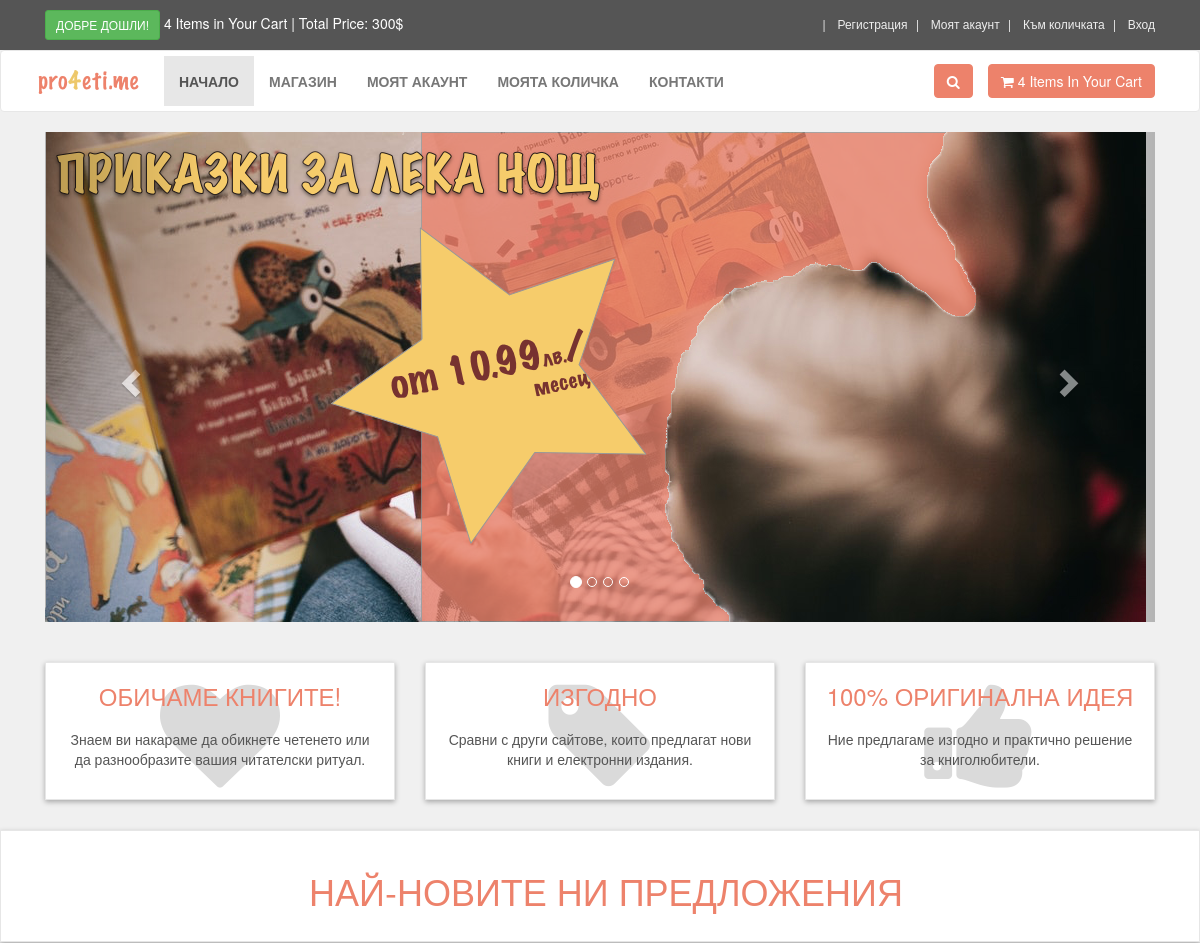
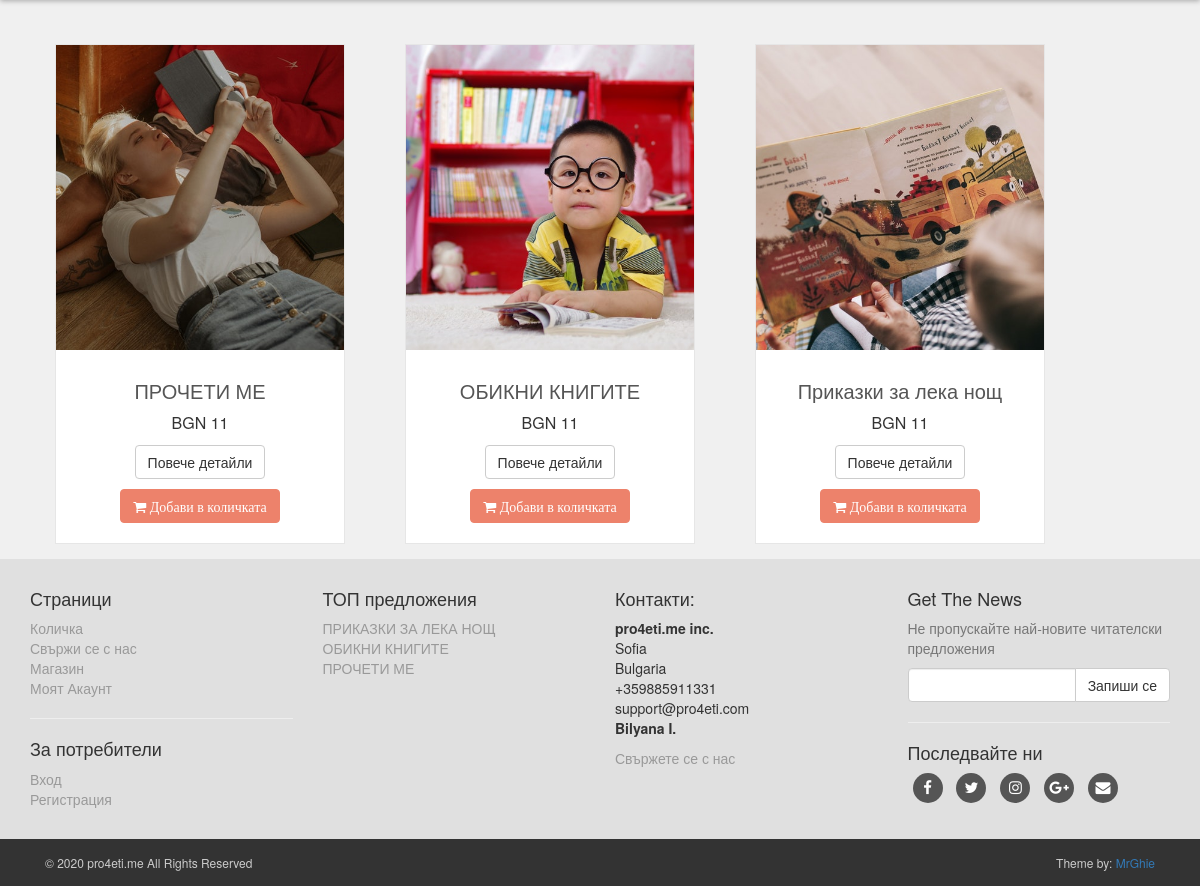
The page / on the database its author committed (2 pictures, top to bottom).
### tables this page shows
CREATE TABLE `slider` (
  `slider_id` int(10) NOT NULL,
  `slide_name` varchar(255) NOT NULL,
  `slide_image` text NOT NULL
);

CREATE TABLE `products` (
  `product_id` int(10) NOT NULL,
  `product_cat_id` int(10) NOT NULL,
  `cat_id` int(10) NOT NULL,
  `date` timestamp NOT NULL,
  `product_title` text NOT NULL,
  `product_img1` text NOT NULL,
  `product_img2` text NOT NULL,
  `product_img3` text NOT NULL,
  `product_price` int(10) NOT NULL,
  `product_keywords` text NOT NULL,
  `product_desc` text NOT NULL
);

CREATE TABLE `product_category` (
  `p_cat_id` int(10) NOT NULL,
  `p_cat_title` text NOT NULL,
  `p_cat_desc` text NOT NULL
);

### functions/functions.php (the view, shortened to what this page needs)
<?php
$db = mysqli_connect("localhost","root","","e_store");
function getPro(){
    global $db;
    $get_products = "select * from products order by 1 DESC LIMIT 0,8";
    $run_products = mysqli_query($db,$get_products);
    while($row_products = mysqli_fetch_array($run_products)){
        $pro_id = $row_products['product_id'];
        $product_title = $row_products['product_title'];
        $product_price = $row_products['product_price'];
        $product_img1 = $row_products['product_img1'];
        echo "
        <div class='col-md-4 col-sm-6 single'>
               <div class='product'>
                   <a href='details.php?pro_id=$pro_id'>
                       <img class='img-responsive' src='admin_area/product_images/$product_img1' alt='Product 1'>
                   </a>
                   <div class='text'>
                       <h3>
                           <a href='details.php?pro_id=$pro_id'>
                               $product_title
                           </a>
                       </h3>
                       <p class='price'>
                            BGN $product_price
                        </p>
                       <p class='button'>
                           <a href='details.php?pro_id=$pro_id' class='btn btn-default'>
                           Повече детайли
                           </a>
                           <a href='details.php?pro_id=$pro_id' class='btn btn-primary'>
                               <i class='fa fa-shopping-cart'>
                                   Добави в количката
                               </i>
                           </a>
                       </p>
                   </div>
           </div>
        </div>
        ";
    }
}
?>

### includes/header.php (shortened to what this page needs)
<?php
include("functions/functions.php");
?>
<!DOCTYPE html>
<html lang="en">
<head>
    <link rel="stylesheet" href="styles/bootstrap-337.min.css">
    <link rel="stylesheet" href="styles/style.css" type="text/css">
    <link rel="stylesheet" href="font-awsome/css/font-awesome.min.css">
</head>
<body>
  <div id="top">
     <div class="container">
        <div class="col-md-6 offer">
            <a href="#" class="btn btn-success btn-sm">Добре дошли!</a>
            <a href="checkout.php">4 Items in Your Cart | Total Price: 300$</a>
        </div>
        <div class="col-md-6">
            <ul class="menu">
                <li>
                    <a href="customer_register.php">Регистрация</a>
                </li>
                <li>
                    <a href="checkout.php">Моят акаунт</a>
                </li>
                <li>
                    <a href="cart.php">Към количката</a>
                </li>
                <li>
                    <a href="checkout.php">Вход</a>
                </li>
            </ul>
        </div>
     </div>
  </div>
  <div id="navbar" class="navbar navbar-default">
     <div class="container">
        <div class="navbar-header">
            <a href="index.php" class="navbar-brand home">
                <img src="images/logo2.png" alt="pro4eti.me-logo" class="hidden-xs">
            </a>
        </div>
        <div class="navbar-collapse collapse" id="navigation">
            <div class="padding-nav">
                <ul class="nav navbar-nav left">
                    <li class="<?php if($active=='Начало') echo "active"; ?>">
                        <a href="index.php">Начало</a>
                    </li>
                    <li class="<?php if($active=='Магазин') echo "active"; ?>">
                        <a href="shop.php">Магазин</a>
                    </li>
                    <li class="<?php if($active=='Моят акаунт') echo "active"; ?>">
                        <a href="checkout.php">Моят акаунт</a>
                    </li>
                    <li class="<?php if($active=='Моята количка') echo "active"; ?>">
                        <a href="cart.php">Моята количка</a>
                    </li>
                    <li class="<?php if($active=='Контакти') echo "active"; ?>">
                        <a href="contact.php">Контакти</a>
                    </li>
                </ul>
            </div>
            <a href="cart.php" class="btn navbar-btn btn-primary right">
                <i class="fa fa-shopping-cart"></i>
                <span>4 Items In Your Cart</span>
            </a>
            <div class="navbar-collapse collapse right">
               <button class="btn btn-primary navbar-btn" type="button" data-toggle="collapse" data-target="#search">
                <i class="fa fa-search"></i>
               </button>
            </div>
        </div>
     </div>
  </div>

### index.php (shortened to what this page needs)
<?php
    $active = 'Начало';
    include("includes/header.php");
?>
  <div class="container" id="slider">
     <div class="col-md-12">
        <div class="carousel slide" id="myCarousel" data-ride="carousel">
            <ol class="carousel-indicators">
                <li class="active" data-target="#myCarousel" data-slide-to="0"></li>
                <li data-target="#myCarousel" data-slide-to="1"></li>
                <li data-target="#myCarousel" data-slide-to="2"></li>
                <li data-target="#myCarousel" data-slide-to="3"></li>
            </ol>
            <div class="carousel-inner">
               <?php
                $get_slides = "select * from slider LIMIT 0,1";
                $run_slides = mysqli_query($con,$get_slides);
                while($row_slides=mysqli_fetch_array($run_slides)){
                    $slide_image = $row_slides['slide_image'];
                    echo "
                    <div class='item active'>
                    <img src='admin_area/slides_images/$slide_image'>
                    </div>
                    ";
                }
                ?>
            </div>
            <a href="#myCarousel" class="left carousel-control" data-slide="prev">
                <span class="glyphicon glyphicon-chevron-left"></span>
            </a>
                        <a href="#myCarousel" class="right carousel-control" data-slide="next">
                <span class="glyphicon glyphicon-chevron-right"></span>
            </a>
        </div>
     </div>
  </div>
   <div id="advantages">
       <div class="container">
           <div class="same-height-row">
               <div class="col-sm-4">
                   <div class="box same-height">
                       <div class="icon">
                           <i class="fa fa-heart"></i>
                       </div>
                       <h3><a href="#">Обичаме книгите!</a></h3>
                       <p>Знаем ви накараме да обикнете четенето или да разнообразите вашия читателски ритуал.</p>
                   </div>
               </div>
               <div class="col-sm-4">
                   <div class="box same-height">
                       <div class="icon">
                           <i class="fa fa-tag"></i>
                       </div>
                       <h3><a href="#">Изгодно</a></h3>
                       <p>Сравни с други сайтове, които предлагат нови книги и електронни издания.</p>
                   </div>
               </div>
               <div class="col-sm-4">
                   <div class="box same-height">
                       <div class="icon">
                           <i class="fa fa-thumbs-up"></i>
                       </div>
                       <h3><a href="#">100% оригинална идея</a></h3>
                       <p>Ние предлагаме изгодно и практично решение за книголюбители.</p>
                   </div>
               </div>
           </div>
       </div>
   </div>
   <div id="hot">
       <div class="box">
           <div class="container">
                <div class="col-md-12">
                    <h2>
                        Най-новите ни предложения
                    </h2>
                </div>
           </div>
       </div>
   </div>
   <div id="content" class="container">
       <div class="row">
          <?php
           getPro();
           ?>
       </div>
   </div>
   <?php
    include("includes/footer.php");
    ?>
</body>
</html>

### includes/footer.php (shortened to what this page needs)
<div id="footer">
    <div class="container">
        <div class="row">
            <div class="col-sm-6 col-md-3">
               <h4>Страници</h4>
                <ul>
                    <li><a href="cart.php">Количка</a></li>
                    <li><a href="contact.php">Свържи се с нас</a></li>
                    <li><a href="shop.php">Магазин</a></li>
                    <li><a href="checkout.php">Моят Акаунт</a></li>
                </ul>
                <hr>
                <h4>За потребители</h4>
                <ul>
                    <li><a href="checkout.php">Вход</a></li>
                    <li><a href="customer_register.php">Регистрация</a></li>
                </ul>
            </div>
            <div class="com-sm-6 col-md-3">
                <h4>ТОП предложения</h4>
                <ul>
                <?php
                        $get_p_cats = "select * from product_category";
                        $run_p_cats = mysqli_query($con, $get_p_cats);
                        while($row_p_cats=mysqli_fetch_array($run_p_cats)){
                            $p_cat_id = $row_p_cats['p_cat_id'];
                            $p_cat_title = $row_p_cats['p_cat_title'];
                            echo "
                                <li>
                                <a href='shop.php?p_cat=$p_cat_id'>
                                $p_cat_title
                                </a>
                                </li>
                            ";
                        }
                    ?>
                </ul>
            </div>
            <div class="col-sm-6 col-md-3">
               <h4>Контакти:</h4>
               <p>
                   <strong>pro4eti.me inc.</strong>
                   <br/>Sofia
                   <br/>Bulgaria
                   <br/>+359885911331
                   <br/>support@pro4eti.com
                   <br/><strong>Bilyana I.</strong>
               </p>
               <a href="contact.php">Свържете се с нас</a>
            </div>
            <div class="col-sm-6 col-md-3">
                <h4>Get The News</h4>
                <p class="text-muted">
                Не пропускайте най-новите читателски предложения</p>
                <form action="" method="post">
                    <div class="input-group">
                       <input type="text" class="form-control" name="email">
                       <span class="input-group-btn">
                          <input type="submit" value="Запиши се" class="btn btn-default">
                       </span>
                    </div>
                </form>
                <hr>
                <h4>Последвайте ни</h4>
                <p class="social">
                    <a href="#" class="fa fa-facebook"></a>
                    <a href="#" class="fa fa-twitter"></a>
                    <a href="#" class="fa fa-instagram"></a>
                    <a href="#" class="fa fa-google-plus"></a>
                    <a href="#" class="fa fa-envelope"></a>
                </p>
            </div>
        </div>
    </div>
</div>
<div id="copyright">
    <div class="container">
        <div class="col-md-6">
           <p class="pull-left">&copy; 2020 pro4eti.me All Rights Reserved</p>
        </div>
        <div class="col-md-6">
           <p class="pull-right"> Theme by: <a href="#">MrGhie</a></p>
        </div>
    </div>
</div>

### styles/style.css (style rules this page uses)
body { font-size: 14px; line-height: 1.42857143; color: #333333; background: #f0f0f0; overflow-x: hidden; }
#top { background: #555555; padding: 10px 0; }
#top .offer { color: #ffffff; }
#top .offer .btn { text-transform: uppercase; }
#top a { color: white; }
#top ul.menu { padding-top: 5px; margin: 0px; text-align: right; font-size: 12px; list-style: none; }
#top ul.menu > li { display: inline-block; }
#top ul.menu > li a { color: #eeeeee; }
#top ul.menu > li:before { content: "|\00a0"; color: #f7f7f7; padding: 0px 5px; }
.navbar { background: #ffffff; }
.navbar-collapse .right { float: right; }
.navbar-brand { float: left; padding: 13px 20px; font-size: 18px; line-height: 30px; height: 60px; }
.navbar ul.nav > li a { text-transform: uppercase; font-weight: bold; font-size: 14px; }
.padding-nav { padding-top: 5px; }
.btn-primary { color: rgb(255, 255, 255); background: rgb(237, 130, 107); border-color: rgb(237, 130, 107); }
#slider { margin-bottom: 40px; }
#advantages { text-align: center; }
.box { background: #ffffff; margin: 0 0 30px; border: solid 1px #e6e6e6; box-sizing: border-box; padding: 20px; box-shadow: 0px 2px 5px rgba(0, 0, 0, .3); }
#advantages .box .icon { position: absolute; font-size: 120px; width: 100%; text-align: center; top: -20px; left: 0px; height: 100%; float: left; color: #dadada; box-sizing: border-box; z-index: 1; }
#advantages .box h3 { position: relative; margin: 0 0 20px; font-weight: 300; text-transform: uppercase; z-index: 2; }
#advantages .box h3 a { color: #ed826b; }
#advantages .box p { position: relative; z-index: 2; color: #555555; }
#hot h2 { font-size: 36px; font-weight: 400; color: #ed826b; text-align: center; text-transform: uppercase; }
#content { padding-left: 25px; }
.single { width: 350px; }
#content .product { background: #ffffff; border: solid 1px #e6e6e6; margin: 15px; box-sizing: border-box; }
#content .product .text { padding: 10px 10px 0px; }
#content .product .text p.price { font-size: 16px; text-align: center; font-weight: 400; }
#content .product .text .button { text-align: center; clear: both; }
#content .product .text .button .btn { margin-bottom: 10px; }
#content .product .text h3 { text-align: center; font-size: 20px; }
#content .product .text h3 a { color: rgb(85, 85, 85); }
#footer { background: #e0e0e0; padding: 20px 0; }
#footer ul { list-style: none; padding-left: 0px; }
#footer a { color: #999999; padding: 0; text-decoration: none; }
#footer .social { text-align: left; }
#footer .social a { margin: 0px 5px 0px; display: inline-block; color: #ffffff; width: 30px; height: 30px; border-radius: 15px; line-height: 30px; font-size: 15px; text-align: center; vertical-align: bottom; background: #555555; text-decoration: none; }
#copyright { background: #333333; color: #cccccc; padding: 15px 0px; font-size: 12px; }
#copyright p { margin: 0px; }

### rows shown on the page
slider: slide_image (picture)
products: product_img1 (picture), product_title "ПРОЧЕТИ МЕ", product_price "11"
products: product_img1 (picture), product_title "ОБИКНИ КНИГИТЕ", product_price "11"
products: product_img1 (picture), product_title "Приказки за лека нощ", product_price "11"
product_category: p_cat_title "ПРИКАЗКИ ЗА ЛЕКА НОЩ"
product_category: p_cat_title "ОБИКНИ КНИГИТЕ"
product_category: p_cat_title "ПРОЧЕТИ МЕ"
